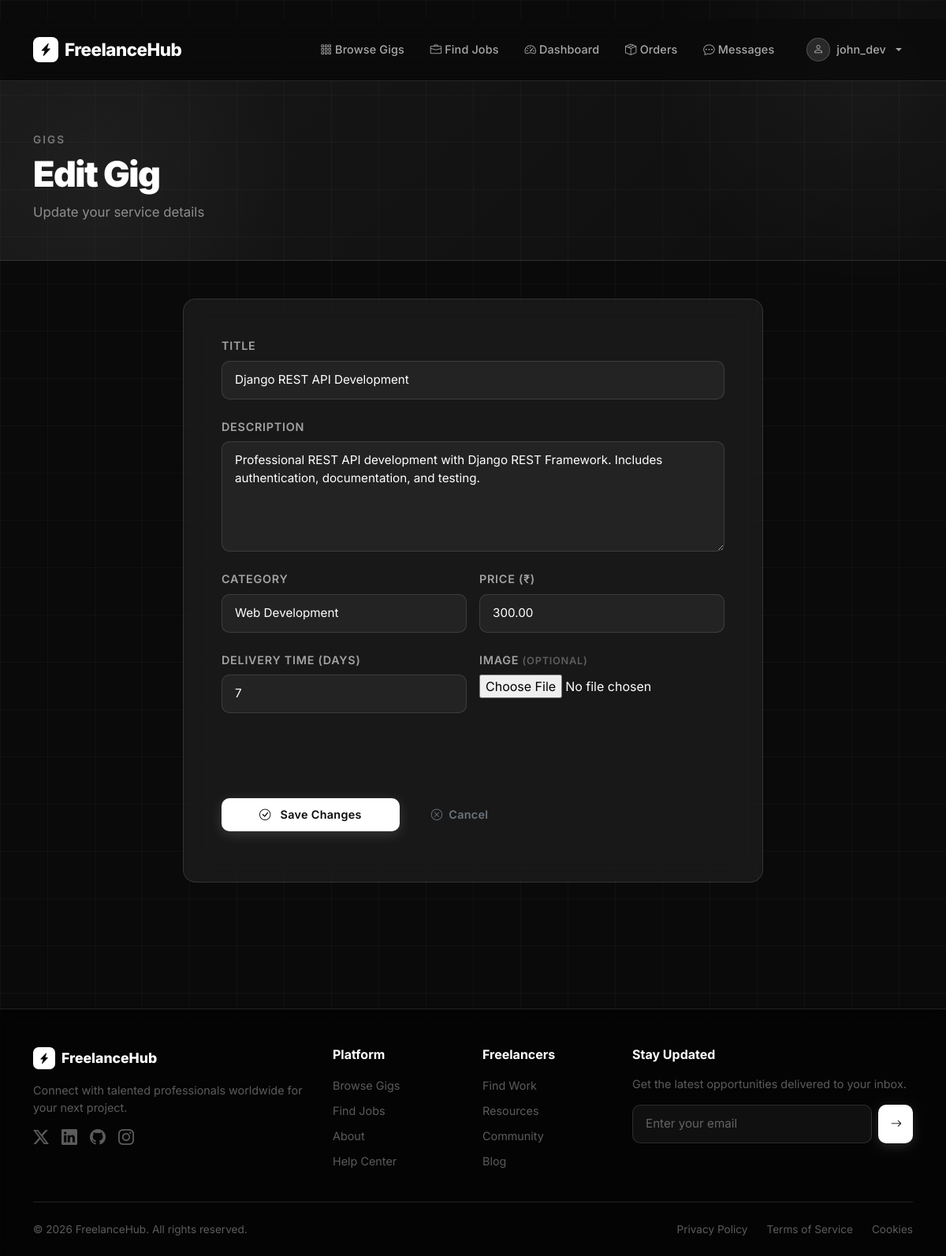
Screenshot of /gigs/2/edit/ (signed in) with the database file from the repository.
### marketplace/models.py (models this page shows, shortened)
class Gig(models.Model):
    freelancer = models.ForeignKey(User, on_delete=models.CASCADE, related_name='gigs')
    title = models.CharField(max_length=200)
    description = models.TextField()
    category = models.ForeignKey(Category, on_delete=models.SET_NULL, null=True, related_name='gigs')
    price = models.DecimalField(max_digits=10, decimal_places=2, validators=[MinValueValidator(1)])
    delivery_time = models.PositiveIntegerField(help_text="Delivery time in days")
    image = models.ImageField(upload_to='gigs/', blank=True, null=True)
    is_active = models.BooleanField(default=True)
    created_at = models.DateTimeField(auto_now_add=True)
    updated_at = models.DateTimeField(auto_now=True)
    class Meta:
        ordering = ['-created_at']

### marketplace/views.py (the view, shortened to what this page needs)
# urls.py: path('gigs/<int:pk>/edit/', views.GigUpdateView.as_view(), name='gig_edit'),
class GigUpdateView(LoginRequiredMixin, UserPassesTestMixin, UpdateView):
    model = Gig
    form_class = GigForm
    template_name = 'marketplace/gigs/gig_form.html'
    success_url = reverse_lazy('gig_list')
    def test_func(self):
        gig = self.get_object()
        return gig.freelancer == self.request.user

### marketplace/forms.py (shortened to what this page needs)
class GigForm(forms.ModelForm):
    class Meta:
        model = Gig
        fields = ['title', 'description', 'category', 'price', 'delivery_time', 'image', 'is_active']
        widgets = {
            'description': forms.Textarea(attrs={'rows': 5, 'placeholder': 'Describe your service in detail...'}),
            'delivery_time': forms.NumberInput(attrs={'min': 1, 'placeholder': 'Days'}),
            'price': forms.NumberInput(attrs={'min': 1, 'placeholder': 'e.g. 999'}),
        }
    def __init__(self, *args, **kwargs):
        super().__init__(*args, **kwargs)
        for field_name, field in self.fields.items():
            if field_name in ['image', 'is_active']:
                continue
            elif hasattr(field.widget, 'choices'):
                field.widget.attrs.update({'class': 'form-select'})
            else:
                field.widget.attrs.update({'class': 'form-control'})

### marketplace/models.py (called while the page is built)
    def __str__(self):
        return self.name

### marketplace/templates/marketplace/gigs/gig_form.html (shortened to what this page needs)
﻿{% extends 'marketplace/base.html' %}
{% block content %}
<div class="page-header">
    <div class="container">
        <p style="font-size:0.85rem;text-transform:uppercase;letter-spacing:0.15em;color:rgba(255,255,255,0.4);font-weight:600;margin-bottom:0.5rem;">Gigs</p>
        <h1 style="font-size:2.8rem;font-weight:900;letter-spacing:-1.5px;">
            {% if form.instance.pk %}Edit Gig{% else %}Create New Gig{% endif %}
        </h1>
        <p style="color:rgba(255,255,255,0.5);font-size:1.05rem;margin:0;">
            {% if form.instance.pk %}Update your service details{% else %}List a new service for clients{% endif %}
        </p>
    </div>
</div>
<div class="container" style="padding-bottom:4rem;">
    <div class="row justify-content-center">
        <div class="col-lg-8">
            <div class="glass-panel p-4 p-md-5">
                <form method="post" enctype="multipart/form-data">
                    <div class="mb-4">
                        <label for="{{ form.title.id_for_label }}" class="form-label" style="font-weight:600;font-size:0.9rem;text-transform:uppercase;letter-spacing:0.05em;color:rgba(255,255,255,0.6);">Title</label>
                        {{ form.title }}
                    </div>
                    <div class="mb-4">
                        <label for="{{ form.description.id_for_label }}" class="form-label" style="font-weight:600;font-size:0.9rem;text-transform:uppercase;letter-spacing:0.05em;color:rgba(255,255,255,0.6);">Description</label>
                        {{ form.description }}
                    </div>
                    <div class="row g-3 mb-4">
                        <div class="col-md-6">
                            <label for="{{ form.category.id_for_label }}" class="form-label" style="font-weight:600;font-size:0.9rem;text-transform:uppercase;letter-spacing:0.05em;color:rgba(255,255,255,0.6);">Category</label>
                            {{ form.category }}
                        </div>
                        <div class="col-md-6">
                            <label for="{{ form.price.id_for_label }}" class="form-label" style="font-weight:600;font-size:0.9rem;text-transform:uppercase;letter-spacing:0.05em;color:rgba(255,255,255,0.6);">Price (₹)</label>
                            {{ form.price }}
                        </div>
                    </div>
                    <div class="row g-3 mb-4">
                        <div class="col-md-6">
                            <label for="{{ form.delivery_time.id_for_label }}" class="form-label" style="font-weight:600;font-size:0.9rem;text-transform:uppercase;letter-spacing:0.05em;color:rgba(255,255,255,0.6);">Delivery Time (days)</label>
                            {{ form.delivery_time }}
                        </div>
                        <div class="col-md-6">
                            <label for="{{ form.image.id_for_label }}" class="form-label" style="font-weight:600;font-size:0.9rem;text-transform:uppercase;letter-spacing:0.05em;color:rgba(255,255,255,0.6);">Image <span style="color:rgba(255,255,255,0.3);font-size:0.8rem;">(optional)</span></label>
                            {{ form.image }}
                        </div>
                    </div>
                    <div class="d-flex gap-3 mt-4">
                        <button type="submit" class="btn btn-primary px-5">
                            <i class="bi bi-check-circle me-2"></i>
                            {% if form.instance.pk %}Save Changes{% else %}Create Gig{% endif %}
                        </button>
                        <a href="{% url 'gig_list' %}" class="btn btn-outline-secondary px-4">
                            <i class="bi bi-x-circle me-1"></i> Cancel
                        </a>
                    </div>
                </form>
            </div>
        </div>
    </div>
</div>
{% endblock %}

### marketplace/templates/marketplace/navbar.html (shortened to what this page needs)
<nav class="navbar navbar-expand-lg">
    <div class="container">
        <a class="navbar-brand" href="{% url 'home' %}">
            <div class="brand-icon">
                <i class="bi bi-lightning-charge-fill"></i>
            </div>
            FreelanceHub
        </a>
        <div class="collapse navbar-collapse" id="navbarNav">
            <ul class="navbar-nav ms-auto align-items-center gap-1">
                <li class="nav-item">
                    <a class="nav-link" href="{% url 'gig_list' %}">
                        <i class="bi bi-grid-3x3-gap me-1"></i>Browse Gigs
                    </a>
                </li>
                <li class="nav-item">
                    <a class="nav-link" href="{% url 'job_list' %}">
                        <i class="bi bi-briefcase me-1"></i>Find Jobs
                    </a>
                </li>
                {% if user.is_authenticated %}
                <li class="nav-item">
                    <a class="nav-link" href="{% url 'dashboard' %}">
                        <i class="bi bi-speedometer2 me-1"></i>Dashboard
                    </a>
                </li>
                <li class="nav-item">
                    <a class="nav-link" href="{% url 'order_list' %}">
                        <i class="bi bi-box-seam me-1"></i>Orders
                    </a>
                </li>
                <li class="nav-item">
                    <a class="nav-link" href="{% url 'message_list' %}">
                        <i class="bi bi-chat-dots me-1"></i>Messages
                    </a>
                </li>
                <li class="nav-item dropdown ms-2">
                    <a class="nav-link dropdown-toggle d-flex align-items-center gap-2" href="#" id="navbarDropdown"
                        role="button" data-bs-toggle="dropdown">
                        <div
                            style="width:30px;height:30px;background:rgba(255,255,255,0.12);border:1px solid rgba(255,255,255,0.2);border-radius:50%;display:flex;align-items:center;justify-content:center;">
                            <i class="bi bi-person" style="font-size:0.85rem;"></i>
                        </div>
                        {{ user.username }}
                    </a>
                </li>
                {% endif %}
            </ul>
        </div>
    </div>
</nav>

### marketplace/templates/marketplace/base.html (style rules this page uses)
:root { --bg-primary: #0a0a0a; --bg-secondary: #111111; --bg-card: rgba(255, 255, 255, 0.04); --bg-card-hover: rgba(255, 255, 255, 0.08); --glass: rgba(255, 255, 255, 0.06); --glass-border: rgba(255, 255, 255, 0.12); --glass-hover: rgba(255, 255, 255, 0.10); --text-primary: #ffffff; --text-secondary: rgba(255, 255, 255, 0.65); --text-muted: rgba(255, 255, 255, 0.35); --accent: #ffffff; --accent-dim: rgba(255, 255, 255, 0.15); --shadow-sm: 0 2px 8px rgba(0, 0, 0, 0.4); --shadow-md: 0 8px 32px rgba(0, 0, 0, 0.5); --shadow-lg: 0 20px 60px rgba(0, 0, 0, 0.6); --blur: blur(16px); --blur-sm: blur(8px); --radius: 16px; --radius-sm: 10px; --transition: all 0.35s cubic-bezier(0.4, 0, 0.2, 1); }
* { font-family: 'Inter', -apple-system, BlinkMacSystemFont, sans-serif; box-sizing: border-box; }
html { scroll-behavior: smooth; }
body { background-color: var(--bg-primary); color: var(--text-primary); min-height: 100vh; overflow-x: hidden; }
body::before { content: ''; position: fixed; inset: 0; background-image: linear-gradient(rgba(255, 255, 255, 0.03) 1px, transparent 1px), linear-gradient(90deg, rgba(255, 255, 255, 0.03) 1px, transparent 1px); background-size: 60px 60px; pointer-events: none; z-index: 0; animation: gridMove 20s linear infinite; }
body::after { content: ''; position: fixed; top: -200px; right: -200px; width: 600px; height: 600px; background: radial-gradient(circle, rgba(255, 255, 255, 0.04) 0%, transparent 70%); pointer-events: none; z-index: 0; animation: orbFloat 8s ease-in-out infinite alternate; }
main, nav, footer { position: relative; z-index: 1; }
.navbar { background: rgba(10, 10, 10, 0.7) !important; backdrop-filter: var(--blur); -webkit-backdrop-filter: var(--blur); border-bottom: 1px solid var(--glass-border); padding: 1rem 0; transition: var(--transition); position: sticky; top: 0; z-index: 1000; }
.navbar-brand { font-weight: 800; font-size: 1.4rem; color: var(--text-primary) !important; letter-spacing: -0.5px; display: flex; align-items: center; gap: 8px; }
.navbar-brand .brand-icon { width: 32px; height: 32px; background: var(--text-primary); border-radius: 8px; display: flex; align-items: center; justify-content: center; }
.navbar-brand .brand-icon i { color: var(--bg-primary); font-size: 1rem; }
.nav-link { color: var(--text-secondary) !important; font-weight: 500; font-size: 0.9rem; padding: 0.5rem 0.9rem !important; border-radius: var(--radius-sm); transition: var(--transition); letter-spacing: 0.01em; }
.btn { font-weight: 600; font-size: 0.9rem; border-radius: var(--radius-sm); padding: 0.65rem 1.5rem; transition: var(--transition); letter-spacing: 0.02em; border: none; position: relative; overflow: hidden; }
.btn::after { content: ''; position: absolute; inset: 0; background: rgba(255, 255, 255, 0); transition: var(--transition); }
.btn-primary { background: var(--text-primary); color: var(--bg-primary) !important; box-shadow: 0 4px 16px rgba(255, 255, 255, 0.15); }
.glass-panel { background: var(--glass); backdrop-filter: var(--blur); -webkit-backdrop-filter: var(--blur); border: 1px solid var(--glass-border); border-radius: var(--radius); }
.form-control, .form-select { background: rgba(255, 255, 255, 0.05) !important; border: 1.5px solid var(--glass-border) !important; border-radius: var(--radius-sm) !important; color: var(--text-primary) !important; padding: 0.75rem 1rem; font-size: 0.95rem; transition: var(--transition); }
.form-control::placeholder { color: var(--text-muted) !important; }
.form-select option { background: #1a1a1a; color: var(--text-primary); }
.form-label { color: var(--text-secondary); font-weight: 600; font-size: 0.9rem; margin-bottom: 0.5rem; }
.page-header { background: linear-gradient(135deg, rgba(255, 255, 255, 0.06) 0%, rgba(255, 255, 255, 0.02) 100%); border-bottom: 1px solid var(--glass-border); padding: 4rem 0 3rem; margin-bottom: 3rem; position: relative; overflow: hidden; }
.page-header::before { content: ''; position: absolute; top: -50%; left: -10%; width: 500px; height: 500px; background: radial-gradient(circle, rgba(255, 255, 255, 0.04) 0%, transparent 70%); pointer-events: none; }
.page-header h1 { font-weight: 800; letter-spacing: -1px; }
.page-header p { color: var(--text-secondary); }
a { color: var(--text-secondary); transition: color 0.2s ease; }
.animate-fade-up { animation: fadeInUp 0.6s ease both; }

### rows the page displays
Gig: title "Django REST API Development", description "Professional REST API development with Django REST Framework. Includes authentication, documentation, and testing.", category "Web Development", price "300.00", delivery_time "7"

### other values shown
{{ user.username }} "john_dev"
